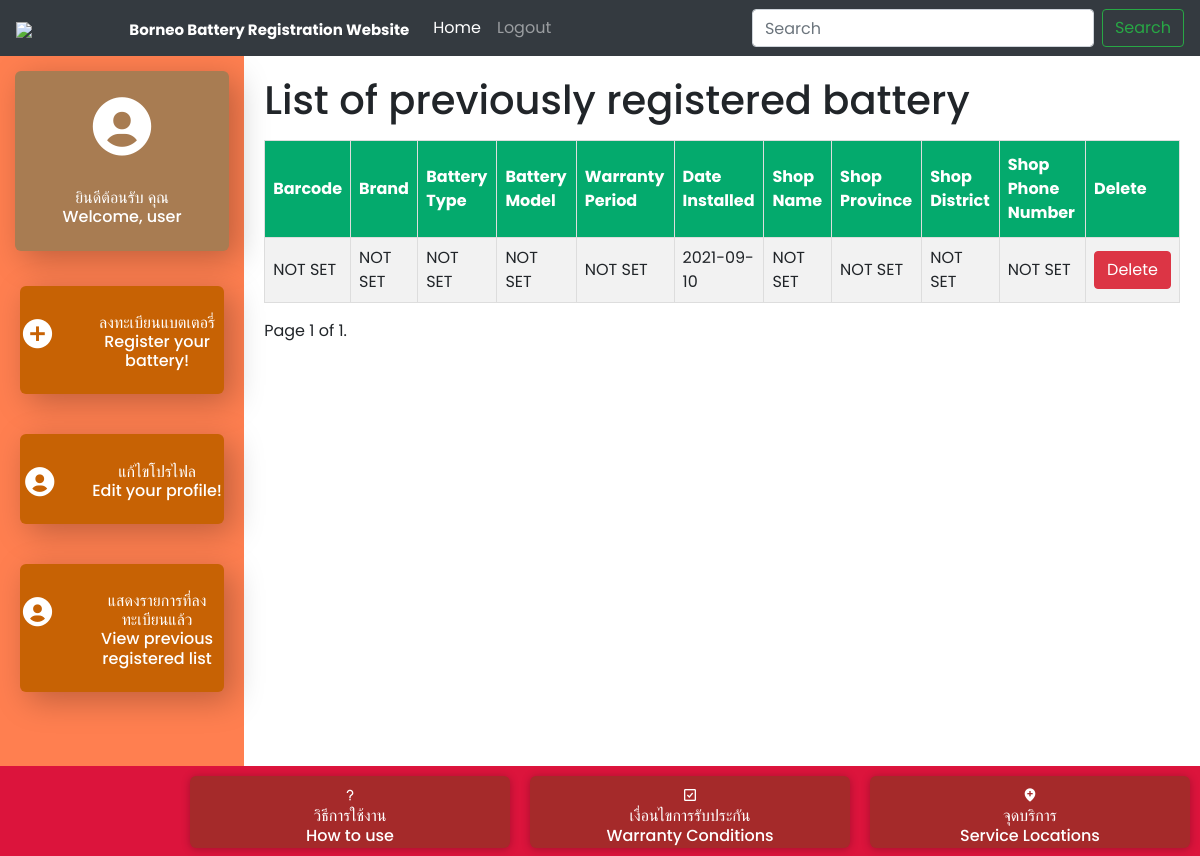
The page /index/battery-list (signed in) on the database as committed earlier.
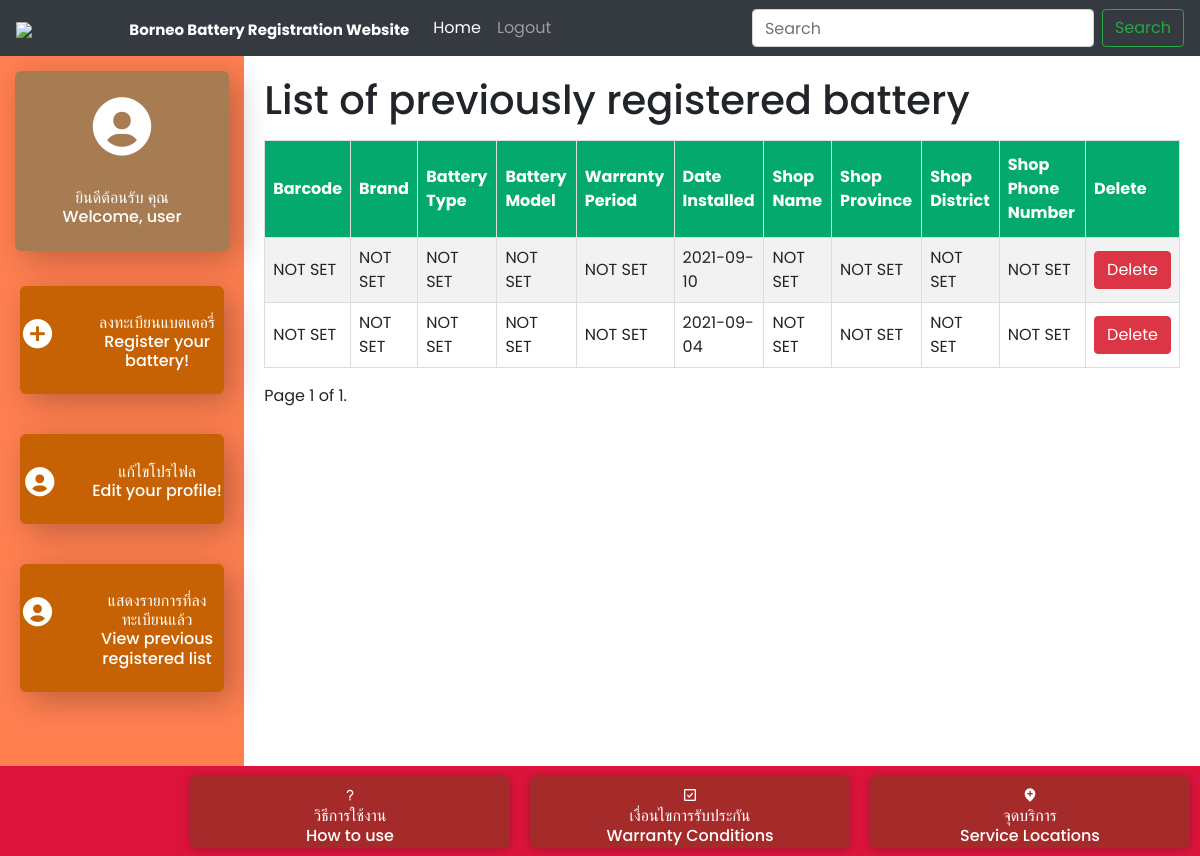
The same page on the database as committed later.
### mainapp/models.py (models this page shows, shortened)
class BatteryWarranty(models.Model):
    profile = models.ForeignKey(Profile, on_delete=models.CASCADE, null=True)
    barcode = models.CharField('Barcode', default="NOT SET", max_length=13)
    brand = models.CharField('Battery Brand', default="NOT SET", max_length=20)
    battery_type = models.CharField('Battery Type', default="NOT SET", max_length=20)
    battery_model = models.CharField('Battery Model', default="NOT SET", max_length=20)
    warranty_period = models.CharField('Warranty Period', default="NOT SET", max_length=20)
    date_installed = models.DateField()
    shop_name = models.CharField('Shop Name', default="NOT SET", max_length=50)
    shop_province = models.CharField('Shop Province', default="NOT SET", max_length=20)
    shop_district = models.CharField('Shop District', default="NOT SET", max_length=20)
    shop_phonenumber = models.CharField('Shop Phone Number', default="NOT SET", max_length=11)

### mainapp/views.py (the view)
# urls.py: path('index/battery-list', views.battery_list, name='battery-list'),
@login_required
def battery_list(request):
    battery_list = BatteryWarranty.objects.filter(profile__user=request.user)
    paginator = Paginator(battery_list, 25)
    page_number = request.GET.get('page')
    page_obj = paginator.get_page(page_number)
    return render(request, 'mainapp/battery-list.html', context={'page_obj': page_obj})

### mainapp/templates/mainapp/battery-list.html (shortened to what the changed rows need)
{% extends "base.html" %}
{% block content %}
{% load static %}
    <link rel="stylesheet" href="{% static 'mainapp/index.css' %}">
    <link rel="stylesheet" href="{% static 'mainapp/battery-list.css' %}">
    <link href='https://unpkg.com/boxicons@2.0.9/css/boxicons.min.css' rel='stylesheet'>
    <div class="main_content1">
        <div class="main_content2">
            <div class="regis_menu">
                <div class="user_profile card_menu_bar">
                    <h1>
                        <br>ยินดีต้อนรับ คุณ {{ user.get_short_name }}
                        <br>Welcome, user {{ user.get_short_name }} </h1>
                </div>
                <a class='button' href="{% url 'register-battery' %}">
                <div class="regis_menu_item card_menu_bar">
                    <h1>
                        <br>ลงทะเบียนแบตเตอรี่
                        <br>Register your battery!</h1>
                </div>
                </a>
                <a class='button' href="{% url 'profile-edit' %}">
                    <div class="regis_menu_item card_menu_bar">
                        <h1>
                            <br>แก้ไขโปรไฟล
                            <br>Edit your profile!</h1>
                </div>
                </a>
                <a class='button' href="{% url 'battery-list' %}">
                    <div class="regis_menu_item card_menu_bar">
                        <h1>
                            <br>แสดงรายการที่ลงทะเบียนแล้ว
                            <br>View previous registered list</h1>
                </div>
                </a>
            </div>
            <div class="side_content">
                <h1>List of previously registered battery</h1>
                <table id="customers">
                    <tr>
                      <th>Barcode</th>
                      <th>Brand</th>
                      <th>Battery Type</th>
                      <th>Battery Model</th>
                      <th>Warranty Period</th>
                      <th>Date Installed</th>
                      <th>Shop Name</th>
                      <th>Shop Province</th>
                      <th>Shop District</th>
                      <th>Shop Phone Number</th>
                      <th>Delete</th>
                    </tr>
                    {% for battery in page_obj %}
                    {% if battery.profile == user.profile %}
                    <tr>
                        <td>{{ battery.barcode|upper }}</td>
                        <td>{{ battery.brand|upper }}</td>
                        <td>{{ battery.battery_type|upper }}</td>
                        <td>{{ battery.battery_model|upper }}</td>
                        <td>{{ battery.warranty_period|upper }}</td>
                        <td>{{ battery.date_installed|upper }}</td>
                        <td>{{ battery.shop_name|upper }}</td>
                        <td>{{ battery.shop_province|upper }}</td>
                        <td>{{ battery.shop_district|upper }}</td>
                        <td>{{ battery.shop_phonenumber|upper }}</td>
                        <td>
                            <a href="{% url 'battery-remove' battery.id%}" class="btn btn-danger" role="button">Delete</a>
                        </td>
                      </tr>
                    {% endif %}
                    {% endfor %}
                  </table>
            </div>
            <div class="menu_bar">
                <div class="menu_bar_column">
                    <a class='button' href="{% url 'warranty_con' %}">
                        <div class="row card">
                            <h1><i class='bx bx-question-mark'></i>
                            <br>วิธีการใช้งาน
                            <br>How to use</h1>
                        </div>
                    </a>
                    <a class='button' href="{% url 'warranty_con' %}">
                        <div class="row card">
                            <h1><i class='bx bx-check-square' ></i>
                            <br>เงื่อนไขการรับประกัน
                            <br>Warranty Conditions</h1>
                        </div>
                    </a>
                    <a class='button' href="{% url 'warranty_con' %}">
                    <div class="row card">
                        <h1><i class='bx bxs-location-plus' ></i>
                        <br>จุดบริการ
                        <br>Service Locations</h1>
                    </div>
                    </a>
                </div>
            </div>
        </div>
    </div>
{% endblock %}

Rows that differ between the two databases and show on the page:
added BatteryWarranty: barcode "NOT SET", brand "NOT SET", battery_type "NOT SET", battery_model "NOT SET", warranty_period "NOT SET", date_installed "2021-09-04", shop_name "NOT SET", shop_province "NOT SET", shop_district "NOT SET", shop_phonenumber "NOT SET"
